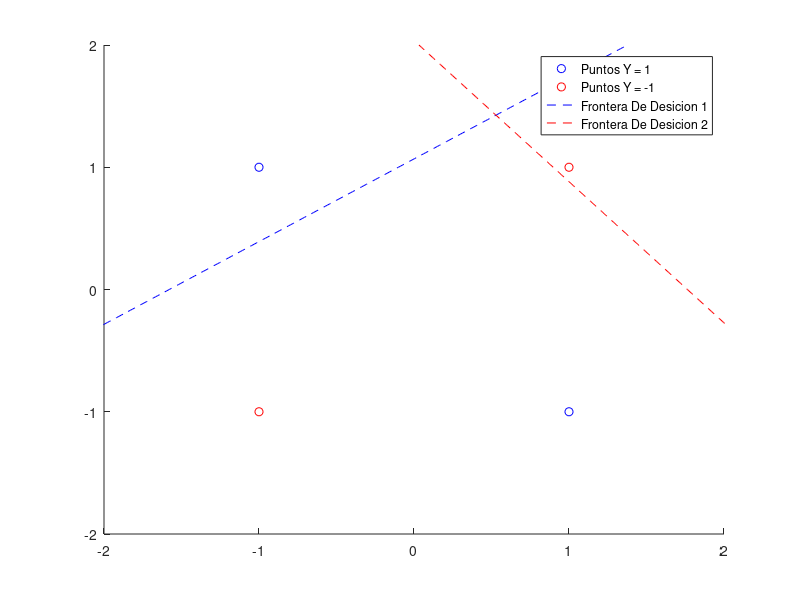
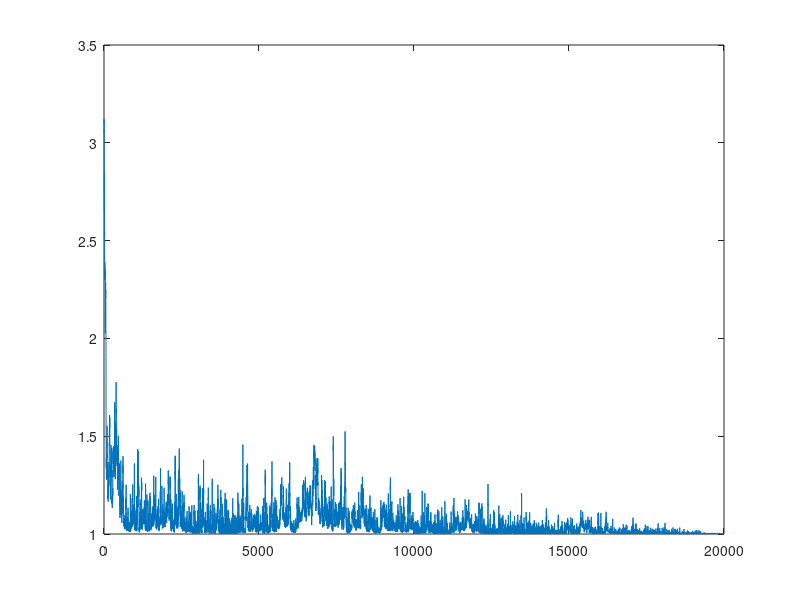

These figures' MATLAB source, in order:
tic

close all;
clear;

% Caracteristicas De La Red.
n_entradas = 2;
neuronas_capa_1 = 2;
neuronas_capa_2 = 1;
beta = 1;

% Parametros Simulated Annealing.
T_paso = 0.0005;
T_inicial = 10;
k = 0.01;
perturbacion_W = 0.1;
perturbacion_w = 0.1;

% Tablas A Aprender.
x = [   -1, -1;
        -1,  1;
         1, -1;
         1,  1;
    ];

x = [x, ones(2^n_entradas, 1)];

yd = [  -1;
         1;
         1;
        -1;
     ];

% Matrices Iniciales.
W = randn(neuronas_capa_1, n_entradas + 1);
w = randn(neuronas_capa_2, neuronas_capa_1 + 1);

ECMS = [];
 
T = T_inicial;
while(T > 0)
    % Propago.
    ECM = 0;
    y = zeros(2^n_entradas, 1);
    for i = 1:2^n_entradas
        h_entrada = W * x(i, :)';
        v = tanh(beta * h_entrada);
        h_salida = w * [v; 1];
        y(i) = tanh(beta * h_salida);
        ECM = ECM + (y(i) - yd(i))^2;
    end
    ECM = ECM / 2;
    
    % Perturbacion.
    % En W.
    W_nueva = W;
    [filas, columnas] = size(W);
    fila = floor(rand() * filas) + 1;
    columna = floor(rand() * columnas) + 1;
    W_nueva(fila, columna) = W_nueva(fila, columna) + randn() * perturbacion_W;
    % En w.
    w_nueva = w;
    [filas, columnas] = size(w);
    fila = floor(rand() * filas) + 1;
    columna = floor(rand() * columnas) + 1;
    w_nueva(fila, columna) = w_nueva(fila, columna) + randn() * perturbacion_w;
    
    % Propago.
    ECM_nuevo = 0;
    y = zeros(2^n_entradas, 1);
    for i = 1:2^n_entradas
        h_entrada = W_nueva * x(i, :)';
        v = tanh(beta * h_entrada);
        h_salida = w_nueva * [v; 1];
        y(i) = tanh(beta * h_salida);
        ECM_nuevo = ECM_nuevo + (y(i) - yd(i))^2;
    end
    ECM_nuevo = ECM_nuevo / 2;
    
    % Veo si acepto cambios.
    if(ECM_nuevo <= ECM)
        W = W_nueva;
        w = w_nueva;
    else
        p = exp(-(ECM_nuevo - ECM) / T / k);
        if(rand < p)
        	W = W_nueva;
            w = w_nueva;
        end
    end
    
    % Bajo temperatura.
    T = T - T_paso;

    ECMS = [ECMS, ECM];
end


     
disp('Error Cuadratico Medio:');
ECM
     
disp('Salidas:');
y = zeros(2^n_entradas, 1);
for i = 1:2^n_entradas
    h_entrada = W * x(i, :)';
    v = tanh(beta * h_entrada);
    h_salida = w * [v; 1];
    y(i) = tanh(beta * h_salida);
end
y
 
figure(1);
hold on;

%Divido los puntos en azules y rojos.
x_azul = [];
x_rojo = [];
for i = 1:2^n_entradas
    if(yd(i) == 1)
        x_azul = [x_azul; x(i,:)];
    else
        x_rojo = [x_rojo; x(i,:)];
    end
end

plot(x_azul(:,1), x_azul(:,2), 'ob');
plot(x_rojo(:,1), x_rojo(:,2), 'or');
axis([-2, 2, -2, 2]);

x1 = -2:0.01:2;
x2 = - W(1,1) / W(1,2) * x1 - W(1,3) / W(1,2);
plot(x2, x1, 'b--');

x2 = - W(2,1) / W(2,2) * x1 - W(2,3) / W(2,2);
plot(x2, x1, 'r--');

legend('Puntos Y = 1', 'Puntos Y = -1', 'Frontera De Desicion 1', ...
    'Frontera De Desicion 2');

figure(2);
plot(ECMS);

toc